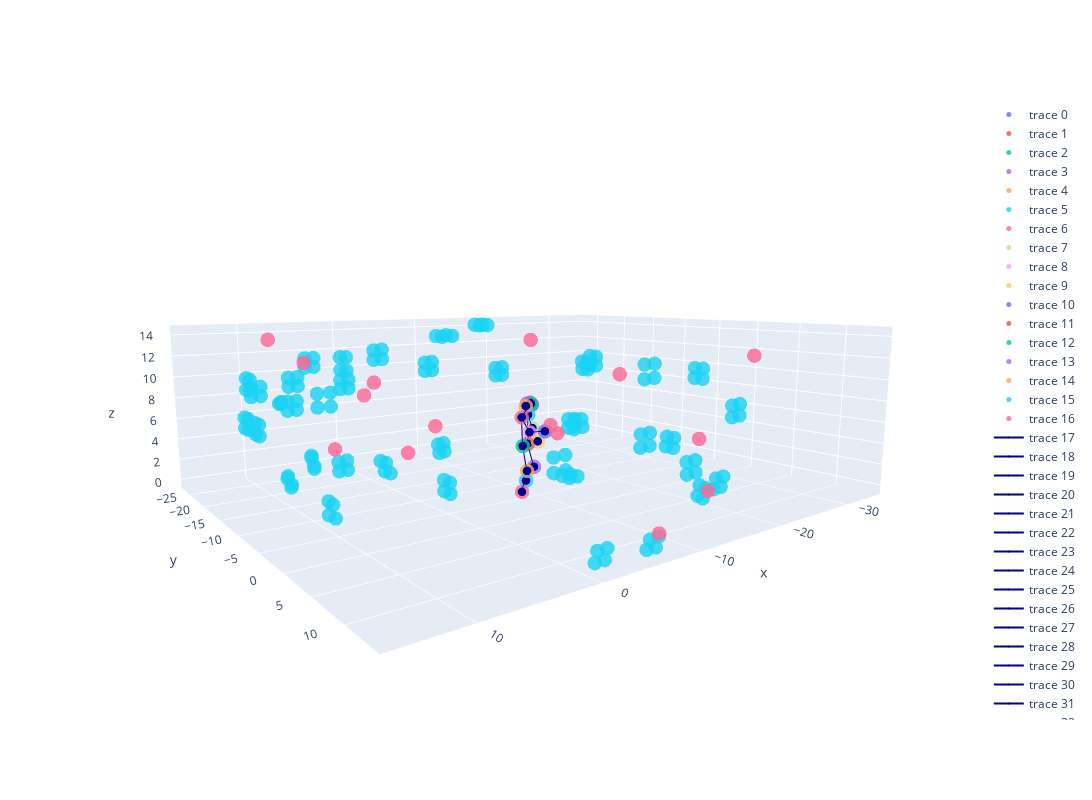

This figure's notebook cell:
### Markdown cell above
We plot body keypoints, marker corners and camera positions in each of the cells below, after applying z-plane alignment.

### Code cell
data = list()

# Plot body keypoints
keys = list(range(17))
time = list(range(10,11,50))
for t in time:
    for key in keys:
        x,y,z = s*R@body_joints_0117[t].T[key]+t
        data.append(go.Scatter3d(x=[x],y=[y],z=[z],mode='markers',marker=dict(size=5,color=key,colorscale='Viridis', opacity=0.8)))
    for i,j in connected_keys:
        coords = np.array((body_joints_0117[t].T[i],body_joints_0117[t].T[j]))
        x,y,z = s*R@coords.T+t
        data.append(go.Scatter3d(x=x,y=y,z=z,marker=dict(size=0),line=dict(color='darkblue', width=2)))

# Plot marker corners
valid_corners = marker_info['corners'][marker_info['valid_ids']]
valid_corners = valid_corners.reshape(-1,3)
x,y,z = s*R@valid_corners.T+t
data.append(
    go.Scatter3d(x=x,y=y,z=z,mode="markers",marker=dict(size=5,color=17,colorscale="Viridis",opacity=0.8),)
)

# plot camera positions
poses = list()
for pose in camera_poses.values():
    poses.append(pose['t'])
poses = np.array(poses).T
x,y,z=s*R@poses+t
data.append(
    go.Scatter3d(x=x,y=y,z=z,mode="markers",marker=dict(size=5,color=18,colorscale="Viridis",opacity=0.8),)
)

fig = go.Figure(data=data)
fig.update_layout(width=1200, height=800)
fig.show()

### Figure 1 — Plotly figure (JSON) as saved in the notebook; plotly's stock layout.template omitted (floating-point values rounded to 4 significant figures; data arrays with more than 128 entries replaced by an {"elided": "..."} marker saying what was removed)
{"data": [{"marker": {"color": 0, "colorscale": [[0, "#440154"], [0.1111, "#482878"], [0.2222, "#3e4989"], [0.3333, "#31688e"], [0.4444, "#26828e"], [0.5556, "#1f9e89"], [0.6667, "#35b779"], [0.7778, "#6ece58"], [0.8889, "#b5de2b"], [1, "#fde725"]], "opacity": 0.8, "size": 5}, "mode": "markers", "type": "scatter3d", "x": [-8.315], "y": [-3.912], "z": [8.007]}, {"marker": {"color": 1, "colorscale": [[0, "#440154"], [0.1111, "#482878"], [0.2222, "#3e4989"], [0.3333, "#31688e"], [0.4444, "#26828e"], [0.5556, "#1f9e89"], [0.6667, "#35b779"], [0.7778, "#6ece58"], [0.8889, "#b5de2b"], [1, "#fde725"]], "opacity": 0.8, "size": 5}, "mode": "markers", "type": "scatter3d", "x": [-8.267], "y": [-4.128], "z": [8.176]}, {"marker": {"color": 2, "colorscale": [[0, "#440154"], [0.1111, "#482878"], [0.2222, "#3e4989"], [0.3333, "#31688e"], [0.4444, "#26828e"], [0.5556, "#1f9e89"], [0.6667, "#35b779"], [0.7778, "#6ece58"], [0.8889, "#b5de2b"], [1, "#fde725"]], "opacity": 0.8, "size": 5}, "mode": "markers", "type": "scatter3d", "x": [-8.141], "y": [-3.834], "z": [8.162]}, {"marker": {"color": 3, "colorscale": [[0, "#440154"], [0.1111, "#482878"], [0.2222, "#3e4989"], [0.3333, "#31688e"], [0.4444, "#26828e"], [0.5556, "#1f9e89"], [0.6667, "#35b779"], [0.7778, "#6ece58"], [0.8889, "#b5de2b"], [1, "#fde725"]], "opacity": 0.8, "size": 5}, "mode": "markers", "type": "scatter3d", "x": [-8.306], "y": [-4.646], "z": [8.021]}, {"marker": {"color": 4, "colorscale": [[0, "#440154"], [0.1111, "#482878"], [0.2222, "#3e4989"], [0.3333, "#31688e"], [0.4444, "#26828e"], [0.5556, "#1f9e89"], [0.6667, "#35b779"], [0.7778, "#6ece58"], [0.8889, "#b5de2b"], [1, "#fde725"]], "opacity": 0.8, "size": 5}, "mode": "markers", "type": "scatter3d", "x": [-7.668], "y": [-3.96], "z": [7.939]}, {"marker": {"color": 5, "colorscale": [[0, "#440154"], [0.1111, "#482878"], [0.2222, "#3e4989"], [0.3333, "#31688e"], [0.4444, "#26828e"], [0.5556, "#1f9e89"], [0.6667, "#35b779"], [0.7778, "#6ece58"], [0.8889, "#b5de2b"], [1, "#fde725"]], "opacity": 0.8, "size": 5}, "mode": "markers", "type": "scatter3d", "x": [-8.718], "y": [-4.983], "z": [6.934]}, {"marker": {"color": 6, "colorscale": [[0, "#440154"], [0.1111, "#482878"], [0.2222, "#3e4989"], [0.3333, "#31688e"], [0.4444, "#26828e"], [0.5556, "#1f9e89"], [0.6667, "#35b779"], [0.7778, "#6ece58"], [0.8889, "#b5de2b"], [1, "#fde725"]], "opacity": 0.8, "size": 5}, "mode": "markers", "type": "scatter3d", "x": [-7.251], "y": [-4.024], "z": [6.945]}, {"marker": {"color": 7, "colorscale": [[0, "#440154"], [0.1111, "#482878"], [0.2222, "#3e4989"], [0.3333, "#31688e"], [0.4444, "#26828e"], [0.5556, "#1f9e89"], [0.6667, "#35b779"], [0.7778, "#6ece58"], [0.8889, "#b5de2b"], [1, "#fde725"]], "opacity": 0.8, "size": 5}, "mode": "markers", "type": "scatter3d", "x": [-9.177], "y": [-4.92], "z": [5.62]}, {"marker": {"color": 8, "colorscale": [[0, "#440154"], [0.1111, "#482878"], [0.2222, "#3e4989"], [0.3333, "#31688e"], [0.4444, "#26828e"], [0.5556, "#1f9e89"], [0.6667, "#35b779"], [0.7778, "#6ece58"], [0.8889, "#b5de2b"], [1, "#fde725"]], "opacity": 0.8, "size": 5}, "mode": "markers", "type": "scatter3d", "x": [-7.495], "y": [-3.192], "z": [5.681]}, {"marker": {"color": 9, "colorscale": [[0, "#440154"], [0.1111, "#482878"], [0.2222, "#3e4989"], [0.3333, "#31688e"], [0.4444, "#26828e"], [0.5556, "#1f9e89"], [0.6667, "#35b779"], [0.7778, "#6ece58"], [0.8889, "#b5de2b"], [1, "#fde725"]], "opacity": 0.8, "size": 5}, "mode": "markers", "type": "scatter3d", "x": [-9.238], "y": [-4.192], "z": [4.493]}, {"marker": {"color": 10, "colorscale": [[0, "#440154"], [0.1111, "#482878"], [0.2222, "#3e4989"], [0.3333, "#31688e"], [0.4444, "#26828e"], [0.5556, "#1f9e89"], [0.6667, "#35b779"], [0.7778, "#6ece58"], [0.8889, "#b5de2b"], [1, "#fde725"]], "opacity": 0.8, "size": 5}, "mode": "markers", "type": "scatter3d", "x": [-8.681], "y": [-2.469], "z": [5.752]}, {"marker": {"color": 11, "colorscale": [[0, "#440154"], [0.1111, "#482878"], [0.2222, "#3e4989"], [0.3333, "#31688e"], [0.4444, "#26828e"], [0.5556, "#1f9e89"], [0.6667, "#35b779"], [0.7778, "#6ece58"], [0.8889, "#b5de2b"], [1, "#fde725"]], "opacity": 0.8, "size": 5}, "mode": "markers", "type": "scatter3d", "x": [-8.589], "y": [-4.888], "z": [4.222]}, {"marker": {"color": 12, "colorscale": [[0, "#440154"], [0.1111, "#482878"], [0.2222, "#3e4989"], [0.3333, "#31688e"], [0.4444, "#26828e"], [0.5556, "#1f9e89"], [0.6667, "#35b779"], [0.7778, "#6ece58"], [0.8889, "#b5de2b"], [1, "#fde725"]], "opacity": 0.8, "size": 5}, "mode": "markers", "type": "scatter3d", "x": [-7.623], "y": [-4.359], "z": [4.232]}, {"marker": {"color": 13, "colorscale": [[0, "#440154"], [0.1111, "#482878"], [0.2222, "#3e4989"], [0.3333, "#31688e"], [0.4444, "#26828e"], [0.5556, "#1f9e89"], [0.6667, "#35b779"], [0.7778, "#6ece58"], [0.8889, "#b5de2b"], [1, "#fde725"]], "opacity": 0.8, "size": 5}, "mode": "markers", "type": "scatter3d", "x": [-8.941], "y": [-4.38], "z": [2.103]}, {"marker": {"color": 14, "colorscale": [[0, "#440154"], [0.1111, "#482878"], [0.2222, "#3e4989"], [0.3333, "#31688e"], [0.4444, "#26828e"], [0.5556, "#1f9e89"], [0.6667, "#35b779"], [0.7778, "#6ece58"], [0.8889, "#b5de2b"], [1, "#fde725"]], "opacity": 0.8, "size": 5}, "mode": "markers", "type": "scatter3d", "x": [-7.831], "y": [-3.991], "z": [1.947]}, {"marker": {"color": 15, "colorscale": [[0, "#440154"], [0.1111, "#482878"], [0.2222, "#3e4989"], [0.3333, "#31688e"], [0.4444, "#26828e"], [0.5556, "#1f9e89"], [0.6667, "#35b779"], [0.7778, "#6ece58"], [0.8889, "#b5de2b"], [1, "#fde725"]], "opacity": 0.8, "size": 5}, "mode": "markers", "type": "scatter3d", "x": [-8.95], "y": [-5.602], "z": [0.5335]}, {"marker": {"color": 16, "colorscale": [[0, "#440154"], [0.1111, "#482878"], [0.2222, "#3e4989"], [0.3333, "#31688e"], [0.4444, "#26828e"], [0.5556, "#1f9e89"], [0.6667, "#35b779"], [0.7778, "#6ece58"], [0.8889, "#b5de2b"], [1, "#fde725"]], "opacity": 0.8, "size": 5}, "mode": "markers", "type": "scatter3d", "x": [-7.569], "y": [-4.406], "z": [-0.05807]}, {"line": {"color": "darkblue", "width": 2}, "marker": {"size": 0}, "type": "scatter3d", "x": [-8.315, -8.267], "y": [-3.912, -4.128], "z": [8.007, 8.176]}, {"line": {"color": "darkblue", "width": 2}, "marker": {"size": 0}, "type": "scatter3d", "x": [-8.315, -8.141], "y": [-3.912, -3.834], "z": [8.007, 8.162]}, {"line": {"color": "darkblue", "width": 2}, "marker": {"size": 0}, "type": "scatter3d", "x": [-8.267, -8.306], "y": [-4.128, -4.646], "z": [8.176, 8.021]}, {"line": {"color": "darkblue", "width": 2}, "marker": {"size": 0}, "type": "scatter3d", "x": [-8.141, -7.668], "y": [-3.834, -3.96], "z": [8.162, 7.939]}, {"line": {"color": "darkblue", "width": 2}, "marker": {"size": 0}, "type": "scatter3d", "x": [-8.267, -8.718], "y": [-4.128, -4.983], "z": [8.176, 6.934]}, {"line": {"color": "darkblue", "width": 2}, "marker": {"size": 0}, "type": "scatter3d", "x": [-8.141, -7.251], "y": [-3.834, -4.024], "z": [8.162, 6.945]}, {"line": {"color": "darkblue", "width": 2}, "marker": {"size": 0}, "type": "scatter3d", "x": [-8.718, -9.177], "y": [-4.983, -4.92], "z": [6.934, 5.62]}, {"line": {"color": "darkblue", "width": 2}, "marker": {"size": 0}, "type": "scatter3d", "x": [-8.718, -7.251], "y": [-4.983, -4.024], "z": [6.934, 6.945]}, {"line": {"color": "darkblue", "width": 2}, "marker": {"size": 0}, "type": "scatter3d", "x": [-7.251, -7.495], "y": [-4.024, -3.192], "z": [6.945, 5.681]}, {"line": {"color": "darkblue", "width": 2}, "marker": {"size": 0}, "type": "scatter3d", "x": [-9.177, -9.238], "y": [-4.92, -4.192], "z": [5.62, 4.493]}, {"line": {"color": "darkblue", "width": 2}, "marker": {"size": 0}, "type": "scatter3d", "x": [-7.495, -8.681], "y": [-3.192, -2.469], "z": [5.681, 5.752]}, {"line": {"color": "darkblue", "width": 2}, "marker": {"size": 0}, "type": "scatter3d", "x": [-8.718, -8.589], "y": [-4.983, -4.888], "z": [6.934, 4.222]}, {"line": {"color": "darkblue", "width": 2}, "marker": {"size": 0}, "type": "scatter3d", "x": [-7.251, -7.623], "y": [-4.024, -4.359], "z": [6.945, 4.232]}, {"line": {"color": "darkblue", "width": 2}, "marker": {"size": 0}, "type": "scatter3d", "x": [-8.589, -7.623], "y": [-4.888, -4.359], "z": [4.222, 4.232]}, {"line": {"color": "darkblue", "width": 2}, "marker": {"size": 0}, "type": "scatter3d", "x": [-8.589, -8.941], "y": [-4.888, -4.38], "z": [4.222, 2.103]}, {"line": {"color": "darkblue", "width": 2}, "marker": {"size": 0}, "type": "scatter3d", "x": [-7.623, -7.831], "y": [-4.359, -3.991], "z": [4.232, 1.947]}, {"line": {"color": "darkblue", "width": 2}, "marker": {"size": 0}, "type": "scatter3d", "x": [-8.941, -8.95], "y": [-4.38, -5.602], "z": [2.103, 0.5335]}, {"line": {"color": "darkblue", "width": 2}, "marker": {"size": 0}, "type": "scatter3d", "x": [-7.831, -7.569], "y": [-3.991, -4.406], "z": [1.947, -0.05807]}, {"marker": {"color": 17, "colorscale": [[0, "#440154"], [0.1111, "#482878"], [0.2222, "#3e4989"], [0.3333, "#31688e"], [0.4444, "#26828e"], [0.5556, "#1f9e89"], [0.6667, "#35b779"], [0.7778, "#6ece58"], [0.8889, "#b5de2b"], [1, "#fde725"]], "opacity": 0.8, "size": 5}, "mode": "markers", "type": "scatter3d", "x": {"elided": "156 float values"}, "y": {"elided": "156 float values"}, "z": {"elided": "156 float values"}}, {"marker": {"color": 18, "colorscale": [[0, "#440154"], [0.1111, "#482878"], [0.2222, "#3e4989"], [0.3333, "#31688e"], [0.4444, "#26828e"], [0.5556, "#1f9e89"], [0.6667, "#35b779"], [0.7778, "#6ece58"], [0.8889, "#b5de2b"], [1, "#fde725"]], "opacity": 0.8, "size": 5}, "mode": "markers", "type": "scatter3d", "x": [9.335, 7.979, -18.12, -8.154, -6.199, -25.21, -22.93, 7.108, 8.242, -22.93, -1.293, -22.39, -23.51, 1.822, 11.44], "y": [9.036, -2.111, 8.335, 11.87, -23.43, -21.88, 8.937, -11.89, -24.42, -7.639, -23.68, -22.26, 2.73, 11.83, -6.929], "z": [9.88, 11.41, 1.048, 0.1753, 0.466, 1.715, 12.55, 4.562, 13.44, 9.455, 7.253, 12.32, 4.086, 8.985, 12.71]}], "layout": {"height": 800, "scene": {"aspectmode": "auto", "aspectratio": {"x": 1.591, "y": 1.301, "z": 0.483}, "camera": {"center": {"x": 0, "y": 0, "z": 0}, "eye": {"x": 1.299, "y": 1.698, "z": 0.3427}, "projection": {"type": "perspective"}, "up": {"x": 0, "y": 0, "z": 1}}}, "width": 1200}}
